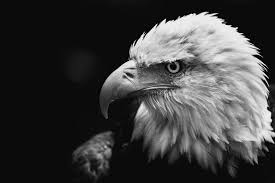
#> input picture Eagle.jpg, 275 x 183 px
$ jupyter execute 'DIP Class experiments.ipynb'
#> lines starting #> are read from the running program, lines starting #| are printed output that depends on the picture; after the words box and inside, x2 and y2 are one past the last pixel; in counts of white or black regions, pixels touching at a corner belong together
[cell 1]
import cv2
import numpy as np
from matplotlib import pyplot as plt

[cell 2]
img = cv2.imread('Eagle.jpg',0)
#> img is the input picture: shape (183, 275); min 0, max 255, mean 62.5

[cell 3]
cv2.imshow('Eagle',img)
cv2.waitKey(0)
cv2.destroyAllWindows()

[cell 4]
min_intensity = np.amin(img)
#> min_intensity = 0
max_intensity = np.amax(img)
#> max_intensity = 255
print("Min = " + str(min_intensity) + " and Max = " + str(max_intensity))
#| Min = 0 and Max = 255

### Negative of an Image

#### Inbuilt bitwise

[cell 5]
img_inverted = cv2.bitwise_not(img)
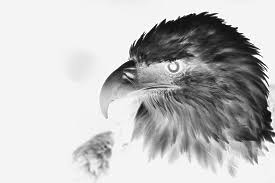
#> img_inverted: shape (183, 275); min 0, max 255, mean 192.5
cv2.imshow('Inverted Eagle',img_inverted)
cv2.imshow('Eagle',img)
cv2.waitKey(0)
cv2.destroyAllWindows()

#### Numpy array operation

[cell 6]
img_inverted2 = 255 -img
cv2.imshow('Inverted Eagle 2',img_inverted2)
cv2.waitKey(0)
cv2.destroyAllWindows()

### Histogram

[cell 7]
plt.hist(img.ravel(),256,[0,256])
plt.hist(img_inverted.ravel(),256,[0,256])
plt.xlabel('Frequency')
plt.ylabel('Intensity')
plt.show()
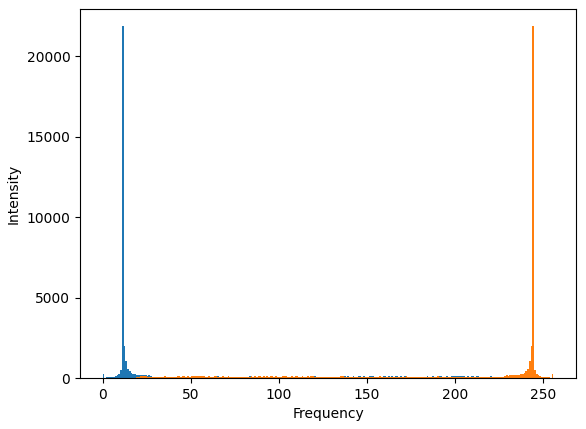
#> figure drawn by matplotlib, 1 panel; tallest bar 21878 high, from x = 11 to 12; tallest bar 21878 high, from x = 244 to 245

### Binarisation of an Image

[cell 8]
(thresh, BinaryImage) = cv2.threshold(img, 1, 255, cv2.THRESH_BINARY)
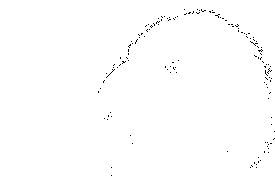
#> BinaryImage: shape (183, 275); 99.5% white; black in thin lines or dots, all inside (x1, y1, x2, y2) = (98, 9, 275, 176)
cv2.imshow('Binary image',BinaryImage)
cv2.waitKey(0)
cv2.destroyAllWindows()
